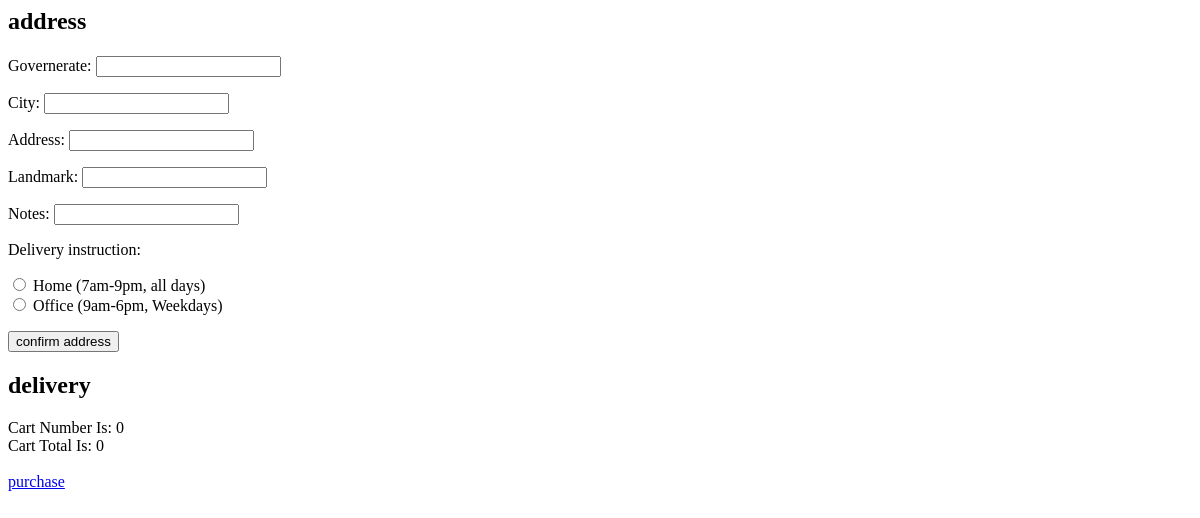
Before: /checkout/ (signed in) with the older database file.
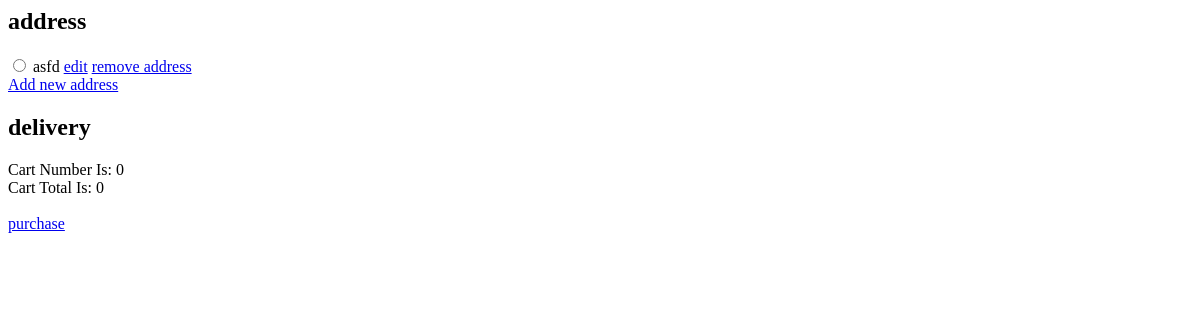
After: the same page with the newer database file.
### home/models.py (models this page shows, shortened)
class ShippingAddress(models.Model):
    CHOICES = [
        ('1', 'Home (7am-9pm, all days)'),
        ('2', 'Office (9am-6pm, Weekdays)')
    ]
    customer = models.ForeignKey(Customer, on_delete=models.SET_NULL, blank=True, null=True)
    order = models.ForeignKey(Order, on_delete=models.SET_NULL, blank=True, null=True)
    governerate = models.CharField(max_length=200)
    city = models.CharField(max_length=200)
    address = models.CharField(max_length=200)
    landmark = models.CharField(max_length=200, null=True)
    notes = models.CharField(max_length=500, null=True)
    delivery_instruction = models.CharField(choices=CHOICES, max_length=200, null=True)
    date_added = models.DateTimeField(auto_now_add=True)

### home/views.py (the view)
# urls.py: path('checkout/', views.checkout, name="checkout"),
def checkout(request):
    if request.user.is_authenticated:
        customer = request.user.customer
        order, created = Order.objects.get_or_create(customer=customer,
                                                     complete=False)
        items = order.orderitem_set.filter(status=Status.objects.get(name="cart"))
        addresses = ShippingAddress.objects.filter(customer=Customer.objects.get(user=request.user))
    else:
        return redirect('store:login')
    if request.method == 'POST':
        form = AddressForm(request.POST)
        if form.is_valid():
            new_address = ShippingAddress(governerate=form.cleaned_data['governerate'],
                                        city=form.cleaned_data['city'],
                                        address=form.cleaned_data['address'],
                                        landmark=form.cleaned_data['landmark'],
                                        notes=form.cleaned_data['notes'],
                                        delivery_instruction=form.cleaned_data['delivery_instruction'],
                                        customer=Customer.objects.get(user=request.user))
            new_address.save()
            return HttpResponseRedirect("/checkout")
    else:
        form = AddressForm()
    context = {
        'items': items,
        'order': order,
        'addresses': addresses,
        'form': form,
    }
    return render(request, 'home/checkout.html', context)

### home/forms.py
class AddressForm(forms.Form):
    governerate =  forms.CharField()
    city =  forms.CharField()
    address =  forms.CharField()
    landmark =  forms.CharField()
    notes =  forms.CharField()
    delivery_instruction = forms.ChoiceField(
        widget=forms.RadioSelect,
        choices=ShippingAddress.CHOICES
    )

### home/models.py (called while the page is built)
    @property
    def get_cart_total(self):
        orderitems = self.orderitem_set.filter(status=Status.objects.get(name='cart'))
        total = sum([item.get_total for item in orderitems])
        return total

    @property
    def get_cart_items(self):
        orderitems = self.orderitem_set.filter(status=Status.objects.get(name='cart'))
        total = sum([item.quantity for item in orderitems])
        return total

### home/templates/home/checkout.html (shortened to what this page needs)
<h2>address</h2>
{% if addresses %}
    {% for address in addresses %}
        <input type="radio" name="address" value="{{ address.address }}">
        <label>{{ address.address }}</label>
        <a href="{% url 'store:edit_address' address.id %}">edit</a>
        <a href="{% url 'store:remove_address' address.id %}">remove address</a>
    {% endfor %}
    <a href="{% url 'store:add_address' %}">Add new address</a>
{% else %}
    <form method="post">
        {{ form.as_p }}
        <input type="submit" value="confirm address" />
    </form>
{% endif %}
<h2>delivery</h2>
Cart Number Is: {{ order.get_cart_items }} <br />
Cart Total Is: {{ order.get_cart_total }} <br />
<a href="{% url 'store:purchase' %}">purchase</a>

Changed rows visible on the page:
added ShippingAddress: address "asfd"
Other visible differences:
form field delivery_instruction: "☐ Home (7am-9pm, all days) ☐ Office (9am-6pm, Weekdays)" → (not shown)
form field value: "confirm address" → (not shown)
text no longer shown: "Governerate: City: Address: Landmark: Notes: Delivery instruction: Home (7am-9pm, all days) Office (9am-6pm, Weekdays)"
text now shown: "Add new address"
